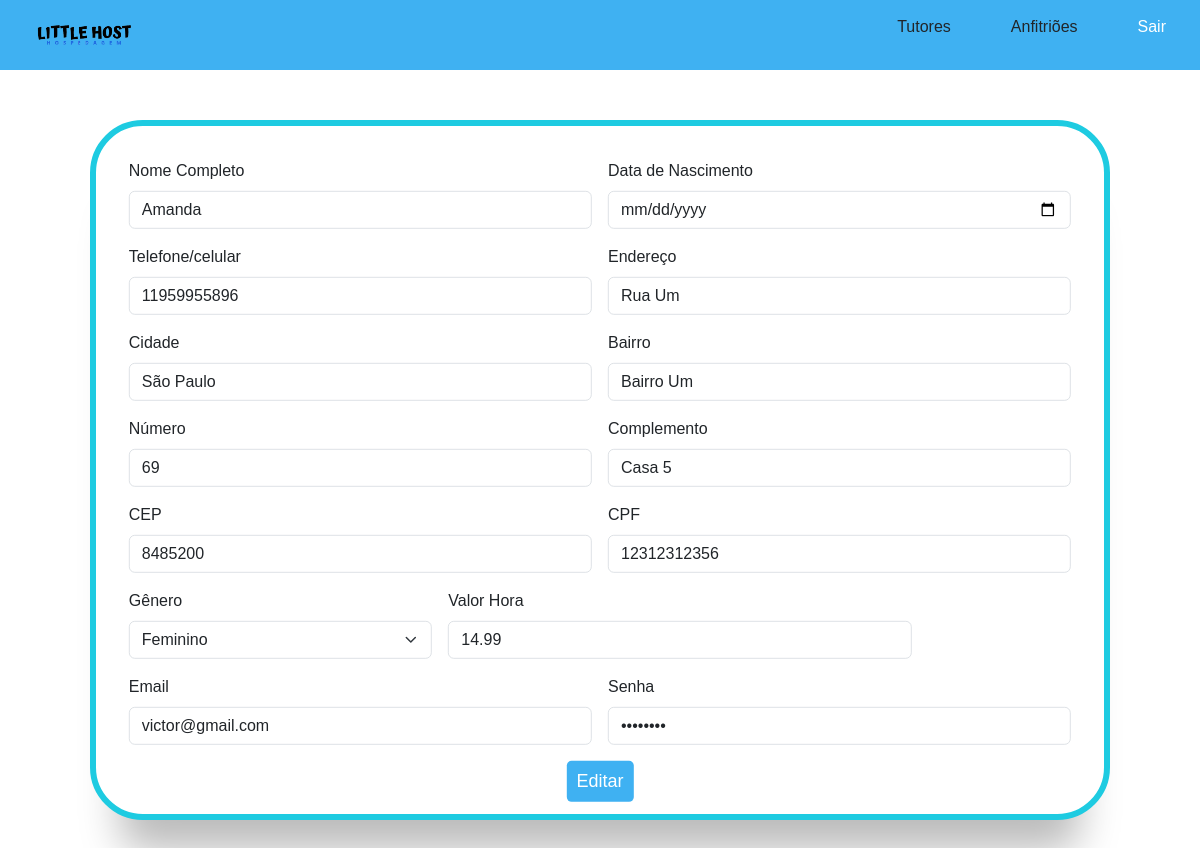
The app's page /View/EditarAnf.php?id=1 (signed in) with its own data.
### tables this page shows
CREATE TABLE `anfitriao` (
  `cod` int(10) UNSIGNED NOT NULL,
  `nome` varchar(255) NOT NULL,
  `telefone` bigint(13) UNSIGNED NOT NULL,
  `endereco` varchar(255) NOT NULL,
  `cidade` varchar(100) NOT NULL,
  `bairro` varchar(100) NOT NULL,
  `num_casa` varchar(20) NOT NULL,
  `complemento` varchar(50) NOT NULL,
  `cep` bigint(8) UNSIGNED NOT NULL,
  `cpf` bigint(11) UNSIGNED NOT NULL,
  `genero` enum('Feminino','Masculino','Outro') NOT NULL,
  `dt_nasc` date NOT NULL,
  `email` varchar(100) NOT NULL,
  `senha` varchar(8) NOT NULL,
  `imagem_perfil` varchar(50) NOT NULL,
  `imagem_local` varchar(50) NOT NULL,
  `valor_hora` double NOT NULL,
  `preferencias` text NOT NULL
);

### Controllers/AnfitriaoController.php (called while the page is built, shortened)
<?php
require_once("../Models/Anfitriao.php");
class AnfitriaoController{
    private $anfitriao;
    public function __construct()
    {
        $this->anfitriao = new Anfitriao();
    }
    public function read($id)
    {
        $result = $this->anfitriao->read($id);
        if($result > 0){
            return $result;
        }else{
            echo "<script>alert('Erro ao buscar usuário!');</script>";
        }
    }
}
?>

### Models/Conexao.php (called while the page is built, shortened)
<?php
class Conexao{
    private function conexao(){
        $this->mysqli = new mysqli(BD_SERVIDOR, BD_USUARIO , BD_SENHA, BD_BANCO);
    }
}

### Models/Anfitriao.php (called while the page is built, shortened)
<?php
require_once("Conexao.php");
class Anfitriao extends Conexao {
	public function read($id) {
		try {
            $stmt = $this->mysqli->query("SELECT * FROM anfitriao WHERE cod = " . $id . ";");
            $total = mysqli_num_rows($stmt);
            if($total > 0){
				$lista = $stmt->fetch_all(MYSQLI_ASSOC);
				$anfitriao = array();
				foreach ($lista as $l) {
					$anfitriao['cod'] = $l['cod'];
					$anfitriao['nome'] = $l['nome'];
					$anfitriao['telefone'] = $l['telefone'];
					$anfitriao['endereco'] = $l['endereco'];
					$anfitriao['cidade'] = $l['cidade'];
					$anfitriao['bairro'] = $l['bairro'];
					$anfitriao['num_casa'] = $l['num_casa'];
					$anfitriao['complemento'] = $l['complemento'];
					$anfitriao['cep'] = $l['cep'];
					$anfitriao['cpf'] = $l['cpf'];
					$anfitriao['genero'] = $l['genero'];
					$anfitriao['dt_nasc'] = $l['dt_nasc'];
					$anfitriao['email'] = $l['email'];
					$anfitriao['senha'] = $l['senha'];
					$anfitriao['valor_hora'] = $l['valor_hora'];
				}
                return $anfitriao;
            }else{
                return 0;
            }
        } catch (Exception $e) {
            echo "<script>alert('Ocorreu um erro ao tentar buscar os anfitrioes: " . $e . "')</script>";
            return 0;
        }
    }
}
?>

### View/editarAnf.php (the view, shortened to what this page needs)
<?php
require_once("../Controllers/AnfitriaoController.php");
$controller = new AnfitriaoController;
if (isset($_GET['id'])) {
    $id = $_GET['id'];
    $resultado = $controller->read($id);
} else {
    echo "ID não foi fornecido na URL.";
}
?>
<!DOCTYPE html>
<html lang="en">
<head>
    <link rel="stylesheet" href="css/formAnf.css">
    <link rel="stylesheet" type="text/css" href="css/navFooter.css">
    <link href="https://cdn.jsdelivr.net/npm/bootstrap@5.3.1/dist/css/bootstrap.min.css" rel="stylesheet">
</head>
<body>
    <?php
       include('layouts/menuadm.php');
    ?>
    <main>
        <div class="box">
            <div class="inner-box">
                <form action="../Controllers/AnfitriaoController.php?funcao=update" method="POST" class="row g-3">
                    <div class="col-md-6">
                        <label for="inputName" class="form-label">Nome Completo</label>
                        <input type="text" class="form-control" id="inputName" autocomplete="off" placeholder="Nome Completo" required name="Name" value="<?php echo $resultado['nome']; ?>">
                    </div>
                    <div class="col-md-6">
                        <label for="inputDt_nasc" class="form-label">Data de Nascimento</label>
                        <input type="date" class="form-control" id="inputDt_nasc" autocomplete="off" required name="Dt_nasc" value="<?php echo $resultado['dt_nasc']; ?>">
                    </div>
                    <div class="col-md-6">
                        <label for="inputTel" class="form-label">Telefone/celular</label>
                        <input type="number" class="form-control" id="inputTel" autocomplete="off" placeholder="(00)00000-0000" required name="Telefone" value="<?php echo $resultado['telefone']; ?>">
                    </div>
                    <div class="col-md-6">
                        <label for="inputAddress" class="form-label">Endereço</label>
                        <input type="text" class="form-control" id="inputAddress" autocomplete="off" placeholder="Rua" required name="Endereco" value="<?php echo $resultado['endereco']; ?>">
                    </div>
                    <div class="col-md-6">
                        <label for="inputCidade" class="form-label">Cidade</label>
                        <input type="text" class="form-control" id="inputCidade" autocomplete="off" placeholder="Cidade" required name="Cidade" value="<?php echo $resultado['cidade']; ?>">
                    </div>
                    <div class="col-md-6">
                        <label for="inputBairro" class="form-label">Bairro</label>
                        <input type="text" class="form-control" id="inputBairro" autocomplete="off" placeholder="Bairro" required name="Bairro" value="<?php echo $resultado['bairro']; ?>">
                    </div>
                    <div class="col-6">
                        <label for="inputNumero" class="form-label">Número</label>
                        <input type="number" class="form-control" id="inputNumero" autocomplete="off" placeholder="Número" required name="Numero_Casa" value="<?php echo $resultado['num_casa']; ?>">
                    </div>
                    <div class="col-md-6">
                        <label for="inputComplemento" class="form-label">Complemento</label>
                        <input type="text" class="form-control" id="inputComplemento" autocomplete="off" placeholder="Complemento" required name="Complemento" value="<?php echo $resultado['complemento']; ?>">
                    </div>
                    <div class="col-6">
                        <label for="inputCEP" class="form-label">CEP</label>
                        <input type="number" class="form-control" id="inputCEP" autocomplete="off" placeholder="0000-000" required name="CEP" value="<?php echo $resultado['cep']; ?>">
                    </div>
                    <div class="col-6">
                        <label for="inputCPF" class="form-label">CPF</label>
                        <input type="text" class="form-control" id="inputCPF" autocomplete="off" placeholder="0000000" required name="CPF" value="<?php echo $resultado['cpf']; ?>">
                    </div>
                    <div class="col-md-4">
                        <label for="inputGenero" class="form-label">Gênero</label>
                        <select name="Genero" id="inputGenero" autocomplete="off" required class="form-select">
                            <option <?php if($resultado['genero'] == "feminino") { echo "selected"; }?>>Feminino</option>
                        </select>
                    </div>
                    <div class="col-6">
                        <label for="inputVlH" class="form-label">Valor Hora</label>
                        <input type="text" class="form-control" id="inputVlH" autocomplete="off" required placeholder="R$ 00,00" name="VlH" value="<?php echo $resultado['valor_hora']; ?>">
                    </div>
                    <div class="col-md-6">
                        <label for="inputEmail" class="form-label">Email</label>
                        <input type="email" class="form-control" id="inputEmail" autocomplete="off" placeholder="exemplo@gmail.com" require name="Email" value="<?php echo $resultado['email']; ?>">
                    </div>
                    <div class="col-md-6">
                        <label for="inputSenha" class="form-label">Senha</label>
                        <input type="password" minlength="3" class="form-control" autocomplete="off" placeholder="**********" require id="inputSenha" name="Senha" value="<?php echo $resultado['senha']; ?>">
                    </div>
                    <div class="button">
                        <button type="submit" id="btnEditar" class="comic-button">Editar</button>
                    </div>
                </form>
            </div>
        </div>
    </main>
</body>
</html>

### View/css/formAnf.css (style rules this page uses)
*, *::before, *::after { padding: 0; margin: 0; box-sizing: border-box; }
body, input { font-family: "Poppins", sans-serif; }
main { width: 100%; min-height: 100vh; overflow: hidden; background-color: #fff; padding: 2rem; display: flex; align-items: center; justify-content: center; }
.box { position: relative; width: 100%; max-width: 1020px; height: 700px; background-color: #fff; border-radius: 3.3rem; border:.4rem solid #1ECBE1; box-shadow: 0 60px 40px -30px rgba(0, 0, 0, 0.27); }
.inner-box { position: absolute; width: calc(100% - 4.1rem); height: calc(100% - 4.1rem); top: 50%; left: 50%; transform: translate(-50%, -50%); }
.button { text-align: center; }
.comic-button { background-color: #3fb1f2; padding: 7px 10px; color: #fff; border: none; cursor: pointer; border-radius: 0.3rem; font-size: 18px; margin-bottom: 3rem; transition: 0.3s; }

### View/css/navFooter.css (style rules this page uses)
* { margin: 0; padding: 0; box-sizing: border-box; font-family: sans-serif; }
:root { --blue: #1970E6; --lightBlue: #3fb1f2; --other-color: #1ECBE1 ; --second-color: blue; --bg-color: #C2F1F7 ; }

### records on screen
anfitriao: Name "Amanda", Telefone "11959955896", Endereco "Rua Um", Cidade "São Paulo", Bairro "Bairro Um", Numero_Casa "69", Complemento "Casa 5", CEP "8485200", CPF "12312312356", VlH "14.99", Email "victor@gmail.com"
